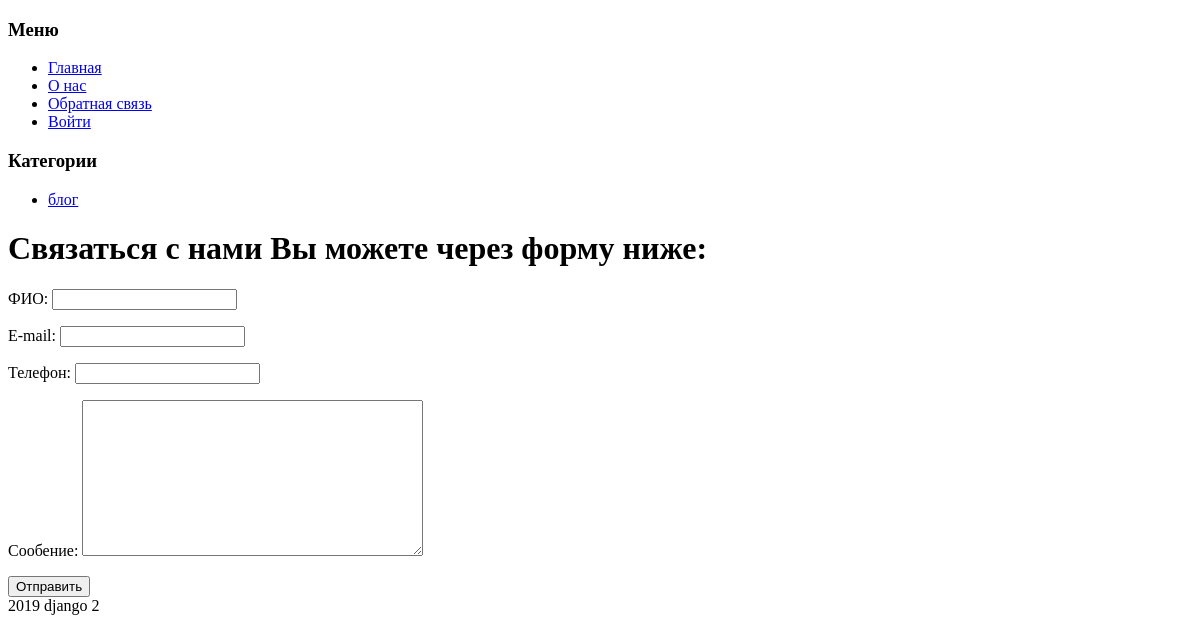
The app's page /feedback/, older data.
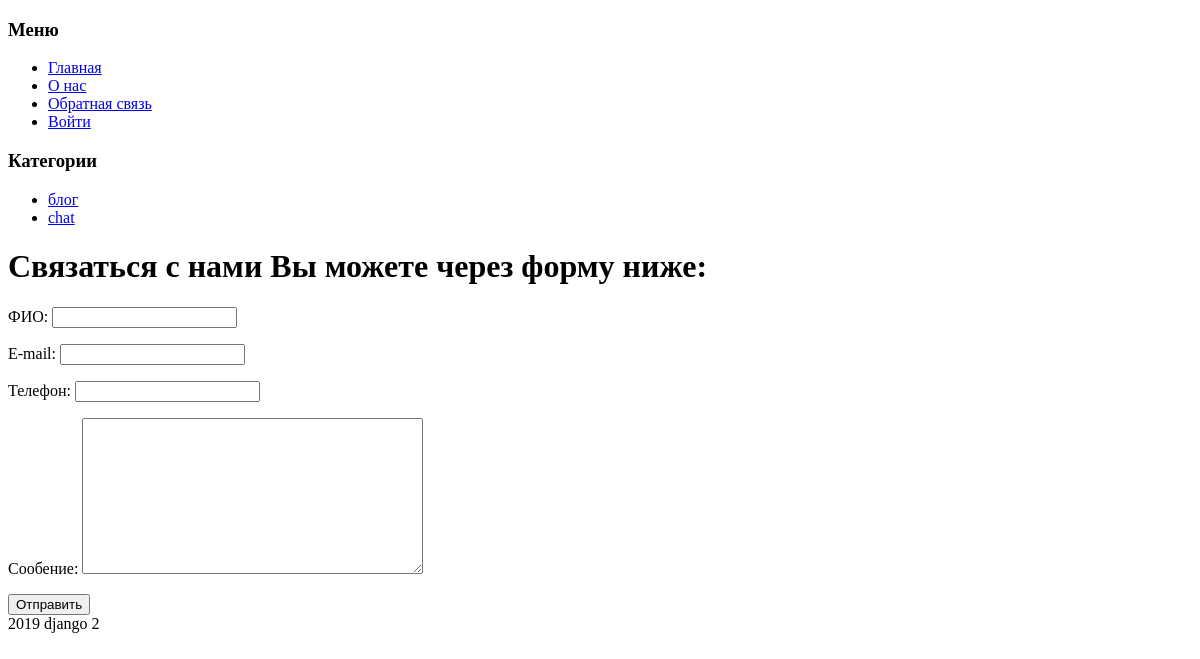
The same page, newer data.
### blog/models.py (models this page shows, shortened)
class Category(MPTTModel):
    name = models.CharField("Название", max_length=150)
    slug = models.SlugField("url", max_length=160)
    active = models.BooleanField("Опубликовать", default=True)
    parent = TreeForeignKey('self', on_delete=models.SET_NULL, null=True, blank=True, related_name='children')
    class Meta:
        verbose_name = "Категория"
        verbose_name_plural = "Категории"

### feedback/views.py (the view, shortened to what this page needs)
# urls.py: path('', FeedbackView.as_view(), name="feedback")
class FeedbackView(View):
    def get(self, request):
        form = FeedbackForm()
        return render(request, 'feedback/feedback.html', {'form':form})

### feedback/forms.py
class FeedbackForm(ModelForm):
    class Meta:
        model = FeedbackModel
        exclude = ['date']

### blog/context_processors.py (called while the page is built)
def category_list(request):
    return {"list_category": Category.objects.all()}

### templates/feedback/feedback.html (shortened to what this page needs)
{% extends 'base.html' %}
{% block content %}
    <div class="container">
        <h1>Связаться с нами Вы можете через форму ниже:</h1>
        <form action="" method="POST">
            {{ form.as_p }}
            <button type="submit">Отправить</button>
        </form>
    </div>
{% endblock content %}

### templates/include/category.html
<h3>Категории</h3>
<ul>
    {% for category in list_category %}
        <li><a href='/'>{{ category.name }}</a></li>
    {% endfor %}
</ul>

Row changes from the older to the newer data that the page shows:
added Category: name "chat"
